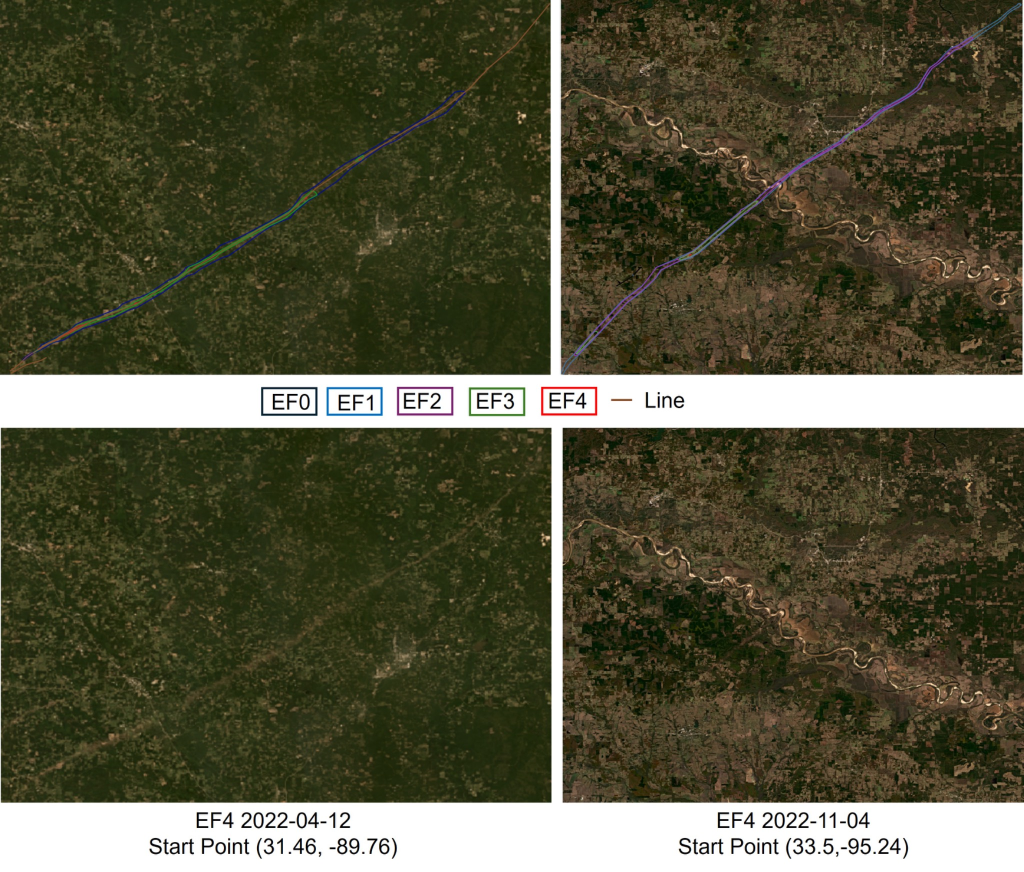
#> input picture data/raw/source_mirror/source_01_tornado_codex_package/Tornado_path.jpg, 2048 x 1743 px (shown at 1/2 size); its folder holds only this picture in this run
$ python -i multipath.py   (imports and definitions only)
#> lines starting #> are read from the running program, lines starting #| are printed output that depends on the picture
from __future__ import annotations

import math
from typing import Any

import geopandas as gpd
import numpy as np
from rasterio.transform import Affine
from scipy import ndimage as ndi
from scipy.optimize import linear_sum_assignment
from scipy.spatial import cKDTree
from shapely.geometry import LineString, MultiLineString
from skimage.draw import line as raster_line
from skimage.morphology import disk, remove_small_objects

from .core import AnalysisData, _component_properties, centerline_from_corridor


def _normalized_difference(a: np.ndarray, b: np.ndarray) -> np.ndarray:
    return (a - b) / (np.abs(a) + np.abs(b) + 1e-6)


def stable_water_mask(data: AnalysisData, mndwi_threshold: float = 0.05) -> np.ndarray:
    """Detect persistent water directly on the aligned Landsat analysis grid."""
    before_mndwi = _normalized_difference(data.before[1], data.before[4])
    after_mndwi = _normalized_difference(data.after[1], data.after[4])
    before_ndvi = _normalized_difference(data.before[3], data.before[2])
    after_ndvi = _normalized_difference(data.after[3], data.after[2])
    before_water = (before_mndwi >= mndwi_threshold) & (before_ndvi <= 0.25)
    after_water = (after_mndwi >= mndwi_threshold) & (after_ndvi <= 0.25)
    water = before_water & after_water & data.valid
    water = ndi.binary_closing(water, structure=disk(2))
    water = remove_small_objects(water, min_size=12)
    return ndi.binary_dilation(water, structure=disk(1)) & data.valid


# [409 lines left out: functions _principal_axis, _nearest_boundary_points, bridge_path_gaps, extract_multiple_corridors, centerlines_from_corridor, _sample_line and 3 more, not called in this run]

>>> import cv2
>>> picture = cv2.imread('../data/raw/source_mirror/source_01_tornado_codex_package/Tornado_path.jpg', cv2.IMREAD_GRAYSCALE)
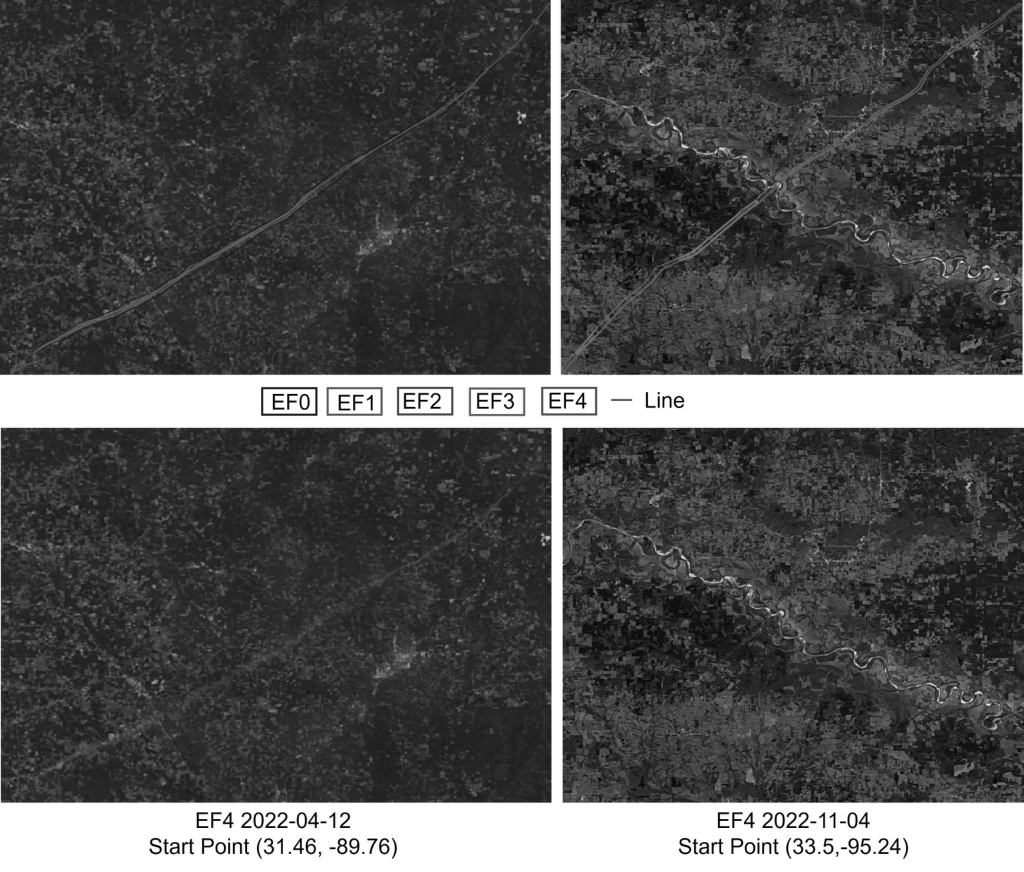
#> picture: shape (1743, 2048) (shown at 1/2 size); min 0, max 255, mean 79.8
>>> result = stable_water_mask(picture)
#> (the run stopped early here; a loop or call above may not have finished)
